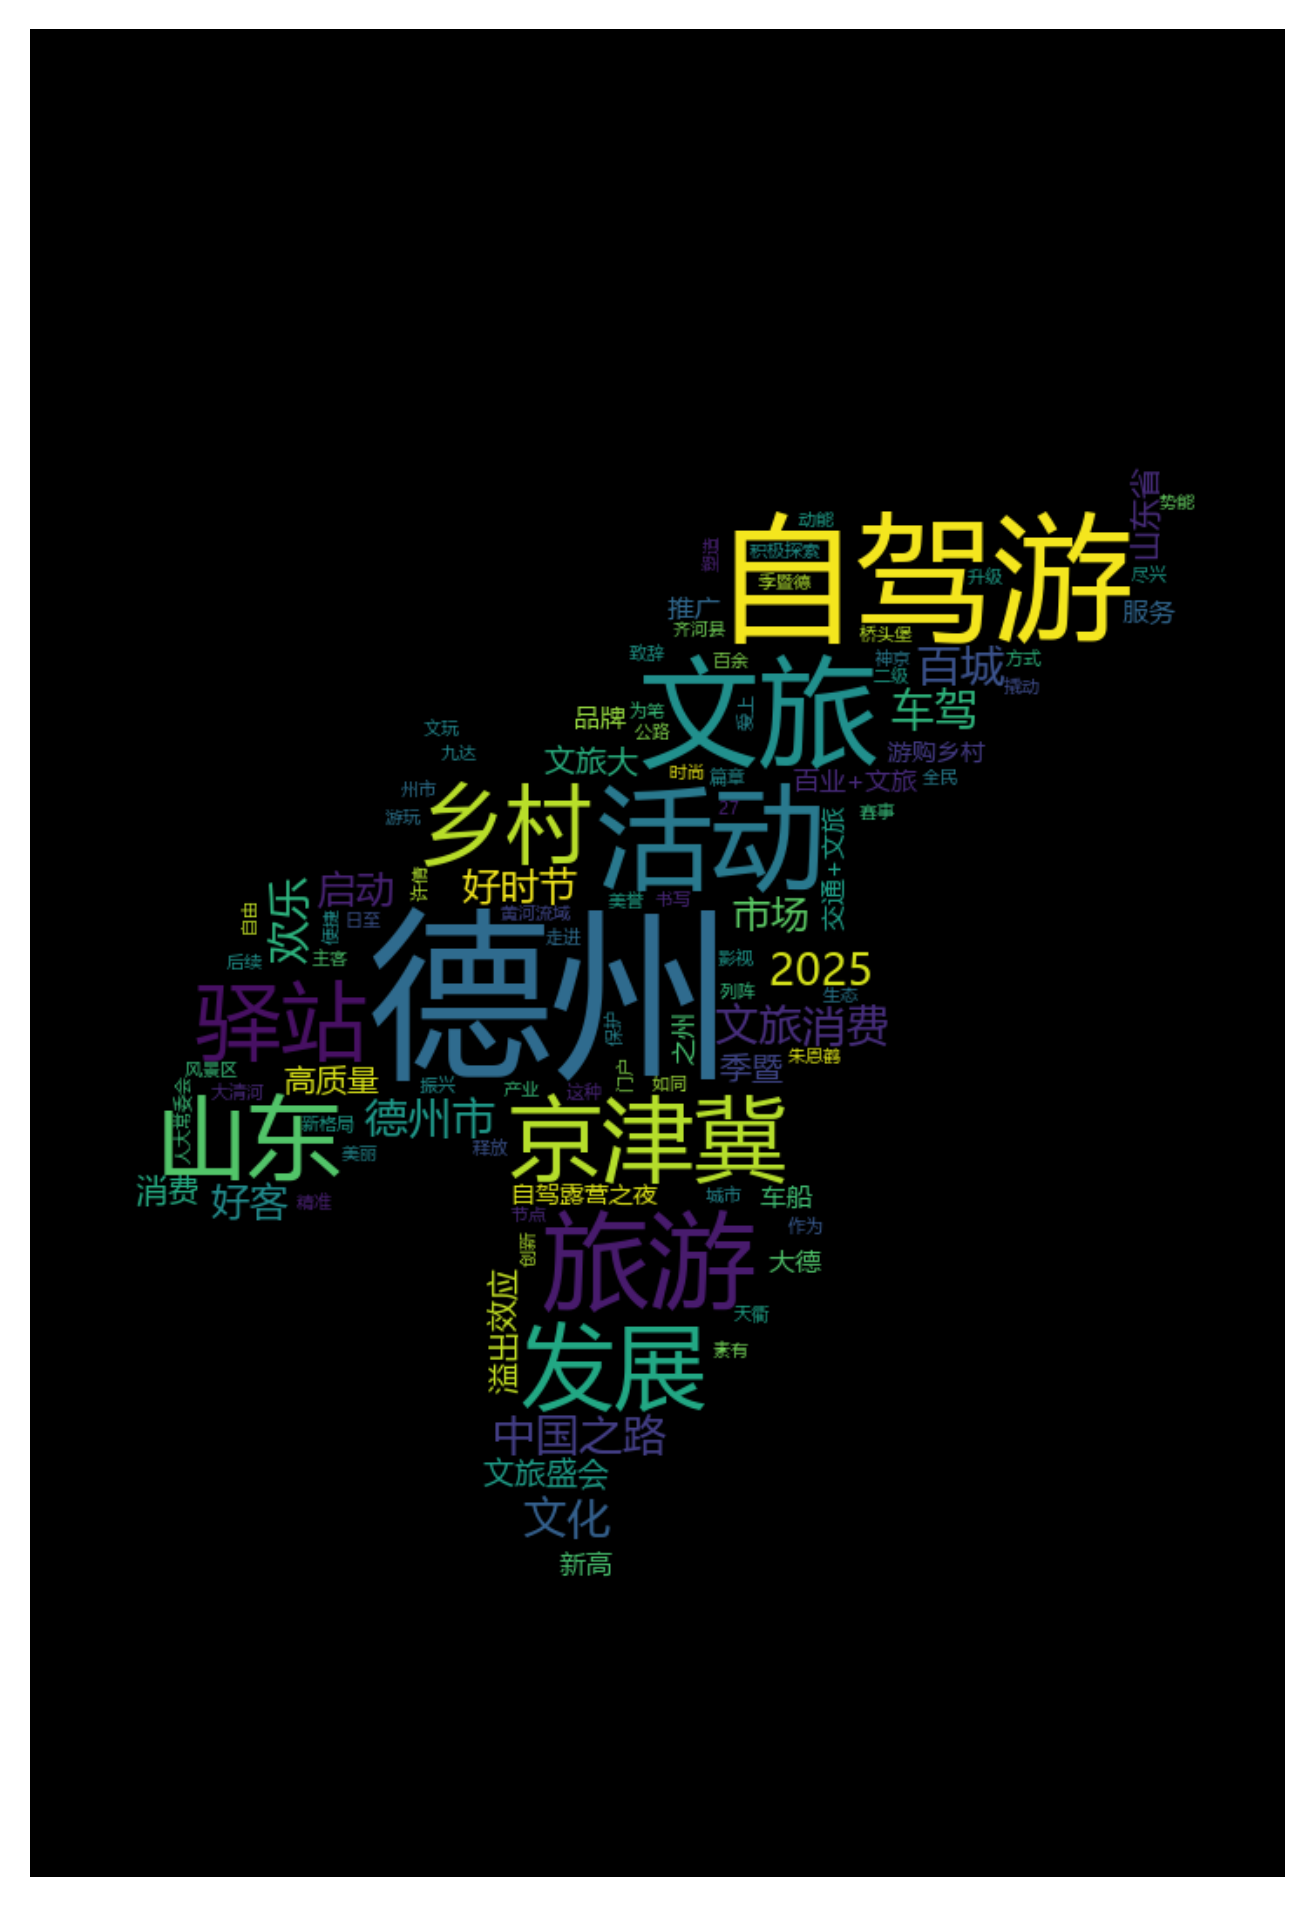

This figure's Python source:
import jieba
import numpy as np
from wordcloud import WordCloud
import matplotlib.pyplot as plt
from PIL import Image
from collections import Counter
from PIL import ImageOps

# 1. 开始预处理文本 

# 读取专业论文内容
with open(r'Z:\study\dezhou/dezhou.txt', 'r', encoding='utf-8') as f:
    text = f.read()      #以只读模式打开该路径下的文本文件。

# 添加专业词汇
terms = [
    '文旅消费', '中国之路', '文旅盛会', '溢出效应', '九达天衢、神京门户',
    '百业+文旅', '交通+文旅', '游购乡村', '自驾露营之夜', '智慧景区'
]
for term in terms:
    jieba.add_word(term)   #添加这些词，在后续分词过程中专业词汇不被切分


# 读取停用词表
stopwords = set()
with open(r'Z:\study\dezhou/stopwords.txt', 'r', encoding='utf-8') as f:
    for line in f:
        stopwords.add(line.strip())  #读取该路径下的停用此表，一些数字，连接词都被收录停用切分统计。

# 分词 & 过滤停用词
words = jieba.lcut(text)
filtered_words = [word for word in words if len(word) > 1 and word not in stopwords]

# 同义词替换
synonyms = {
    '自驾车': '自驾游', '自驾': '自驾游', '自驾旅游': '自驾游','拉开帷幕':'启动','仪式':'活动','推介':'推广','推进':'推广',
    '旅线': '路线', '中转站': '驿站', '提供':'支持',
}         #将部分意思相近的词汇做一次同义词替换，以免词云中出现多频同义词。
final_words = [synonyms.get(word, word) for word in filtered_words]

# 统计词频
word_counts = Counter(final_words)
for term in terms:
    if term in word_counts:
        word_counts[term] += 1   #给专业词汇加1次出现频率，以免这些词在词云分布里被忽视
top_100 = word_counts.most_common(100)

#2. 生成词云

# 加载蒙版图（德州区轮廓图去除无用背景）
mask = np.array(Image.open(r'Z:\study\dezhou/mask.png'))

# 设置词云对象
wc = WordCloud(
    font_path='C:/Windows/Fonts/msyh.ttc',  #设置文字 
    background_color='black',  #设置背景为黑色
    mask=mask,  
    max_words=100,   #设置频率
    collocations=False   #拒绝自动组合
)

# 根据频率生成词云
wc.generate_from_frequencies(dict(top_100))

# 3. 输出词云

plt.figure(figsize=(12,8))#创建一块画布，设置大小
plt.imshow(wc, interpolation='bilinear')
plt.axis('off') #隐藏坐标
plt.savefig('dezhou.png', dpi=300, bbox_inches='tight')  #保存图片
plt.show()
